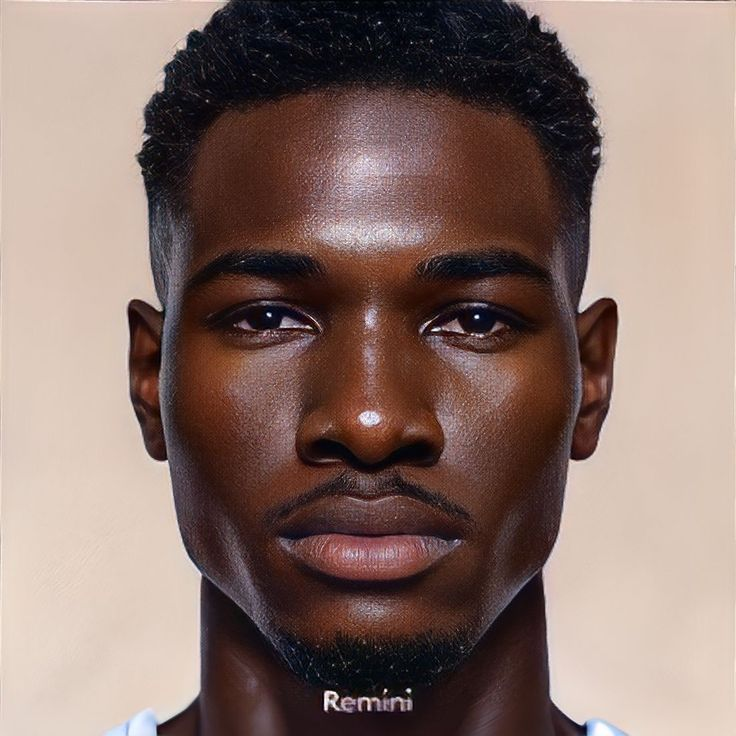
#> input picture facerec/trainer/dataset/1.1.a.jpeg, 736 x 736 px, found by its file name; its folder holds 4 pictures in this run
$ python training.py
#> lines starting #> are read from the running program, lines starting #| are printed output that depends on the picture
import cv2
import numpy as np
from PIL import Image
import os

# Path for face image database
path = r'D:\\CODES\\facerec\\trainer\dataset'

recognizer = cv2.face.LBPHFaceRecognizer_create()
detector = cv2.CascadeClassifier(r'D:\\CODES\\facerec\\trainer\\haarcascade_frontalface_default.xml')

# Function to get the images and label data
def getImagesAndLabels(path):
#> called with path = 'D:\\\\CODES\\\\facerec\\\\trainer\\dataset'
    imagePaths = [os.path.join(path, f) for f in os.listdir(path) if f.endswith('.jpg') or f.endswith('.png')  or f.endswith('.jpeg')]
    faceSamples = []
    ids = []
    for imagePath in imagePaths:
        PIL_img = Image.open(imagePath).convert('L')  # convert it to grayscale
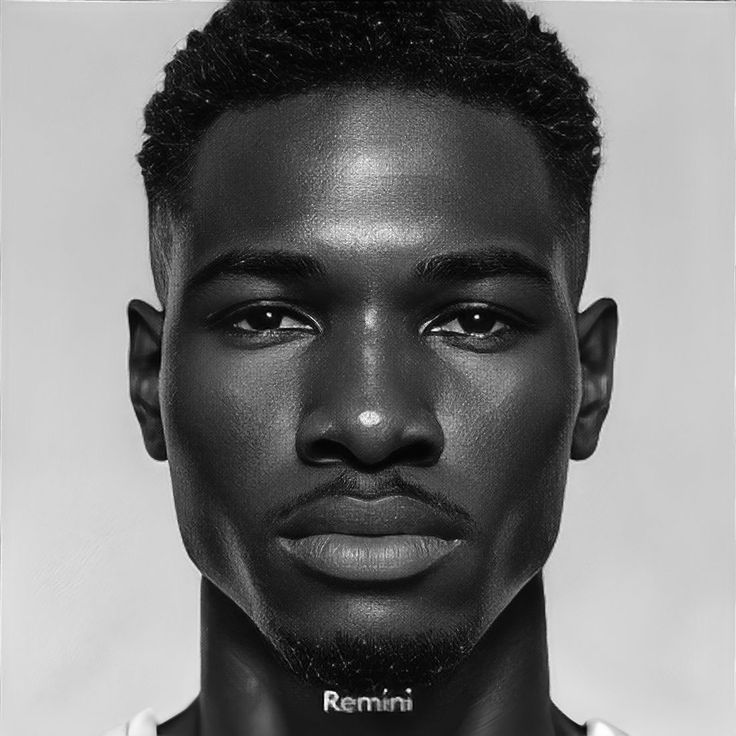
#> PIL_img: PIL image 736x736 L; min 0, max 255, mean 119.8
        img_numpy = np.array(PIL_img, 'uint8')
        id = int(os.path.split(imagePath)[-1].split(".")[1])
        faces = detector.detectMultiScale(img_numpy)
#> faces = [[114, 104, 515, 515]]
        for (x, y, w, h) in faces:
            faceSamples.append(img_numpy[y:y+h, x:x+w])
            ids.append(id)
#> this loop made 1 pass
#> after the loop, faceSamples = 1 item; ids = [1]
#> pass 2 of the loop in getImagesAndLabels, `for imagePath in imagePaths:`:
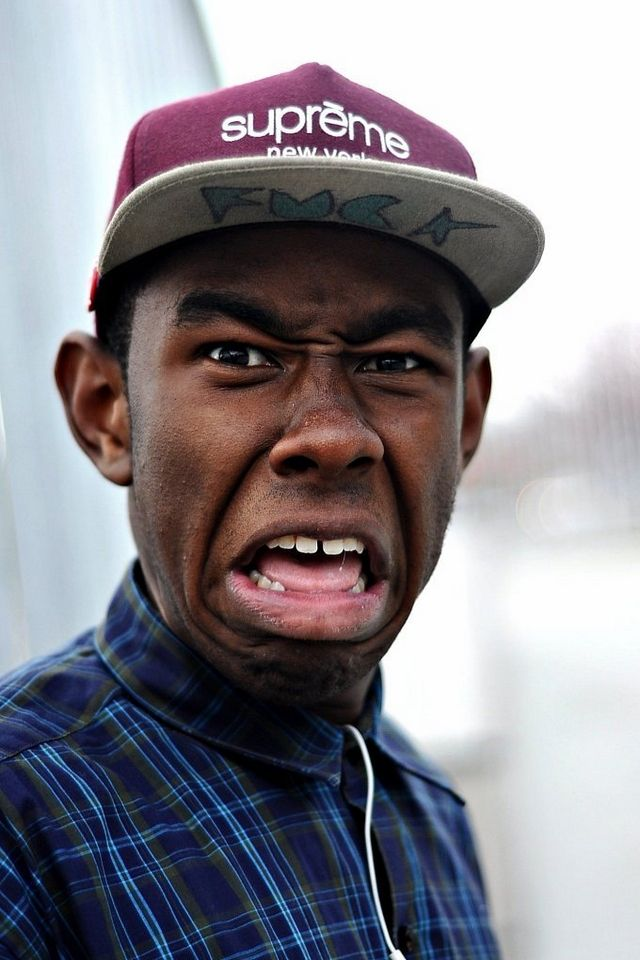
#> input picture facerec/trainer/dataset/1.2.b.jpeg, 640 x 960 px, found by its file name
#> in getImagesAndLabels, `PIL_img = Image.open(imagePath).convert('L')`:
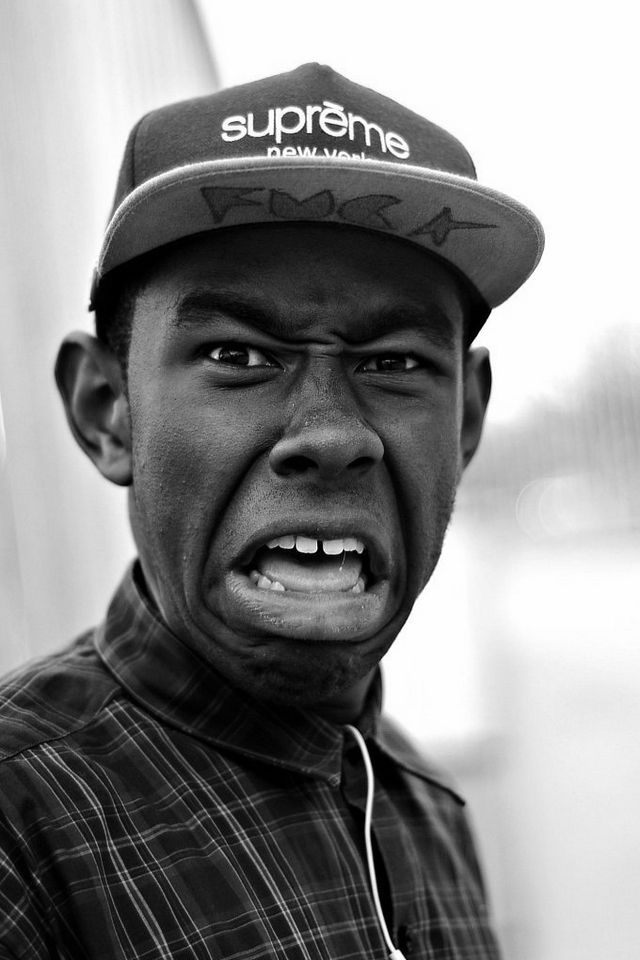
#> PIL_img: PIL image 640x960 L; min 0, max 255, mean 135.2
#> faces = [[431, 884, 27, 27]]
#> the loop in getImagesAndLabels, `for (x, y, w, h) in faces:` made 1 pass
#> after the loop in getImagesAndLabels, `for (x, y, w, h) in faces:`: faceSamples = 2 items; ids = [1, 2]
#> pass 3 of the loop in getImagesAndLabels, `for imagePath in imagePaths:`:
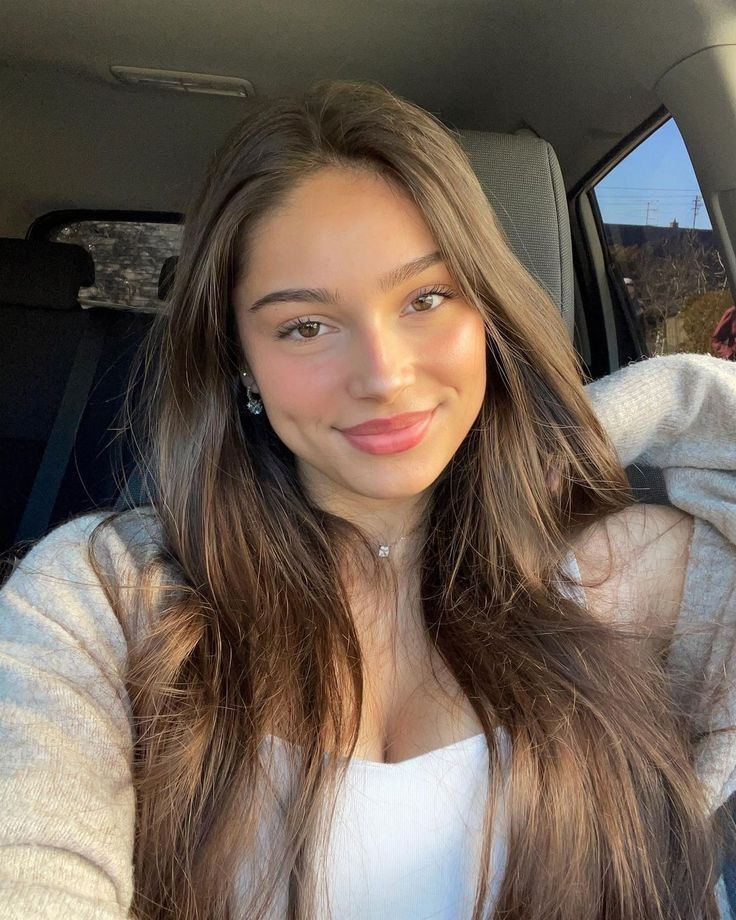
#> input picture facerec/trainer/dataset/1.3.c.jpeg, 736 x 920 px, found by its file name
#> in getImagesAndLabels, `PIL_img = Image.open(imagePath).convert('L')`:
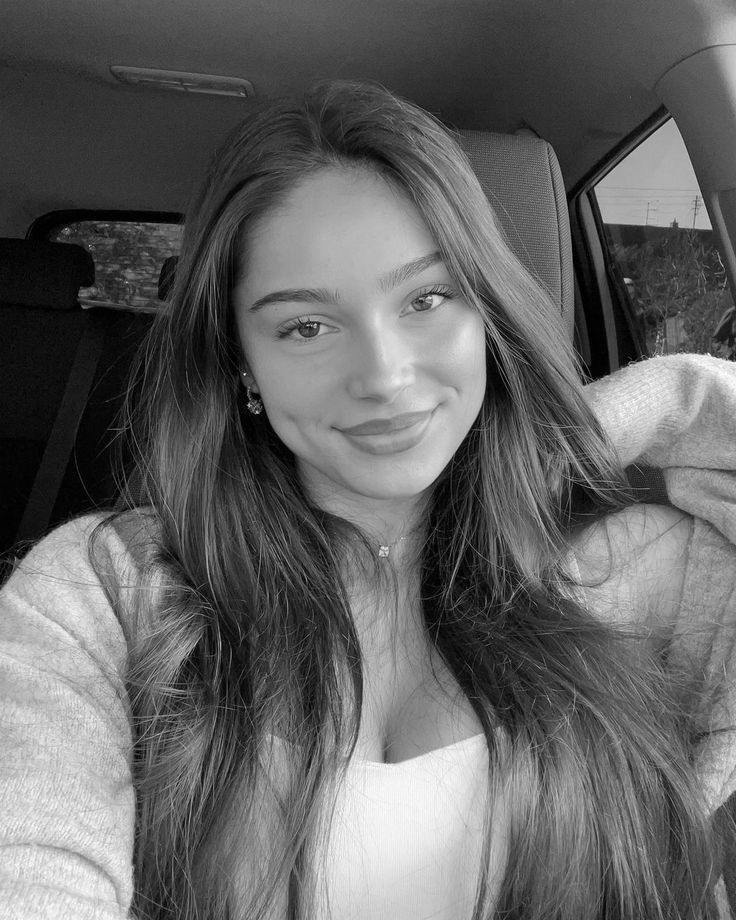
#> PIL_img: PIL image 736x920 L; min 0, max 254, mean 100.4
#> faces = [[678, 542, 56, 56], [217, 199, 301, 301]]
#> the loop in getImagesAndLabels, `for (x, y, w, h) in faces:` made 2 passes
#> after the loop in getImagesAndLabels, `for (x, y, w, h) in faces:`: faceSamples = 4 items; ids = [1, 2, 3, 3]
#> the loop made 4 passes; the first 3 are shown
    return faceSamples, ids

print("\n [INFO] Training faces. It will take a few seconds. Wait ...")
faces, ids = getImagesAndLabels(path)
recognizer.train(faces, np.array(ids))

# Save the model into trainer/trainer.yml
if not os.path.exists('trainer'):
    os.makedirs('trainer')
#> (the run stopped early here; a loop or call above may not have finished)
